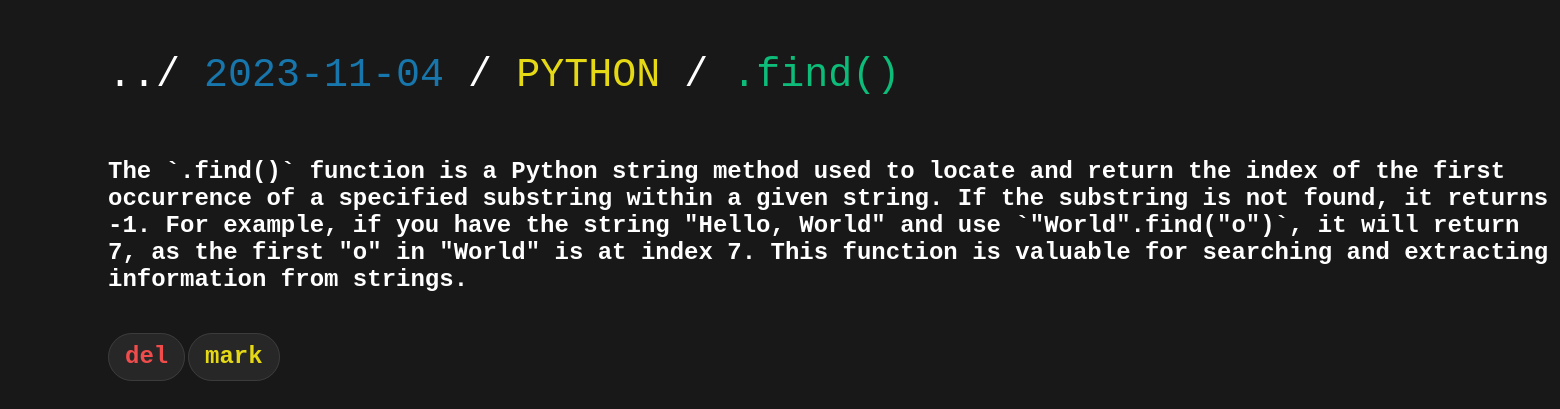
The page /function/11 on the database its author committed.
### app.py (models this page shows, shortened)
class FunctionSite(functionDatabase.Model):
    id = functionDatabase.Column(functionDatabase.Integer, primary_key=True)
    name = functionDatabase.Column(functionDatabase.String(30), nullable=False, default=' ')
    description = functionDatabase.Column(functionDatabase.String(600), nullable=False, default=' ')
    language = functionDatabase.Column(functionDatabase.String(12), nullable=False, default=' ')
    date_created = functionDatabase.Column(functionDatabase.DateTime, default=datetime.utcnow)
    bookmark = functionDatabase.Column(functionDatabase.Boolean, default=False)

### app.py (the view)
@app.route('/function/<int:id>', methods=['GET', 'POST'])
def function(id):
    function = FunctionSite.query.get_or_404(id)
    return render_template('function.html', function=function)

### templates/function.html (shortened to what this page needs)
{% extends 'base.html' %}
{% block body %}
<body>
    <div>
        <div class="maintitle">
            <div class="title" style="margin-left: 100px; width: 1780px; font-size: 40px;">
                <font color="white">../</font>
                <font color="#1776ab">{{ function.date_created.date() }}</font>
                <font color="white">/</font>
                <font color="#e5d815">{{ function.language.upper() }}</font>
                <font color="white">/</font>
                <font color="#0dbc79">{{ function.name.lower() }}</font>
            </div>
            <div>
                <h2 style="margin-left: 100px; color: white; margin-top: 150px; position: absolute;">
                    {{ function.description }} <br>
                    <div class="create" style="margin-left: 0px; margin-top: 50px;"><a class="createbtn" href="/delete/{{function.id}}" style="color: #f14c4c;">del</a></div>
                    {% if function.bookmark %}
                        <div class="create" style="margin-left: 80px; margin-top: 50px;"><a class="createbtn" href="/bookmark/{{function.id}}" style="color: #3b3b3b;">mark</a></div>
                    {% else %}
                        <div class="create" style="margin-left: 80px; margin-top: 50px;"><a class="createbtn" href="/bookmark/{{function.id}}" style="color: #e5d815;">mark</a></div>
                    {% endif %}
                </h2>
            </div>
        </div>
    </div>
</body>
{% endblock %}

### static/css/main.css (style rules this page uses)
body { font-family: Consolas, Menlo, Monaco, Lucida Console, Liberation Mono, DejaVu Sans Mono, Bitstream Vera Sans Mono, Courier New, monospace, serif; background-color: #181818; }
.title { color: #e5d815; font-size: 60px; margin-top: 45px; position: absolute; }
::placeholder { color: #838383; opacity: 1; }
.create { margin-left: 1182px; margin-top: 230px; position: absolute; }
.createbtn { text-align: center; background-color: #272727; border: 1px solid #3b3b3b; box-sizing: border-box; border-radius: 25px; height: 40px; padding-top: 9px; padding-bottom: 10px; padding-left: 16px; padding-right: 16px; font-weight: bolder; color: white; text-decoration: none; }

### rows shown on the page
FunctionSite: date_created "2023-11-04", language "PYTHON", name ".find()", description "The `.find()` function is a Python string method used to locate and return the index of the first occurrence of a specified substring within a given string. If the substring is not found, it returns -1. For example, if you have the string \"Hello, World\" and use `\"World\".find(\"o\")`, it will return 7, as the first \"o\" in \"World\" is at index 7. This function is valuable for searching and extracting information from strings."
